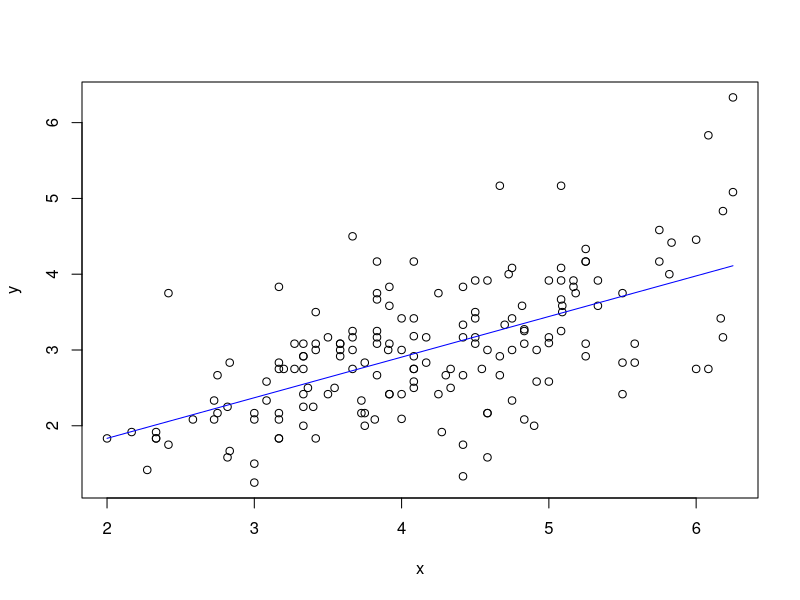

Write R code to recreate this figure.
tab = read.csv("Faithfulfaces.csv")
# On enlève la colonne x
tab = tab[,-1]
# On crée un tableau quantitative
tabQuanti = tab[,-c(7,8)]
y = rep("",length(tabQuanti$Faithful))
for(i in 1:length(tabQuanti$Faithful))
{
    if(tabQuanti$Faithful[i]<4)
    {
        y[i]="faible"
    }
    else if(tabQuanti$Faithful[i]<6)
        {
            y[i]="moyen"
        }
        else
        {
            y[i]="fort"
        }
}

tabQuanti = tabQuanti[,-c(1,2,4,6)]
tabQuanti = table(tabQuanti)
chisq.test(tabQuanti)

tabF = tab[83:170,]
tabF = table(tabF$Cheater)

x = tab$SexDimorph
y = tab$Attract
cor(x,y)
cor.test(x,y)
m = lm(y ~ x)
summary(m)
plot(x, y)
lines(x, fitted(m), col = "blue")
